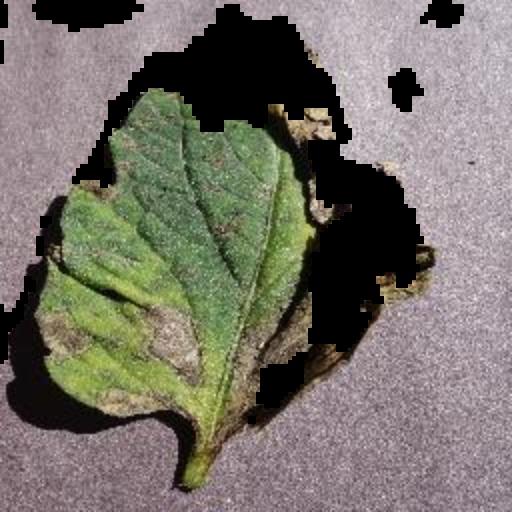
#> input picture tomato-disease-ai/segmented_dataset_v2/train/early_blight/0208ed52-1b28-4c9c-88e3-4667581e1109___RS_Erly.B 7829.JPG, 512 x 512 px; its folder holds only this picture in this run
$ python extract_patches.py
#> lines starting #> are read from the running program, lines starting #| are printed output that depends on the picture
import os
import cv2
import numpy as np
from tqdm import tqdm

# =========================
# PATHS
# =========================
SEG_DATASET = "../segmented_dataset_v2"
PATCH_DATASET = "../patch_dataset"

PATCH_SIZE = 96
PATCHES_PER_IMAGE = 32
MIN_LEAF_RATIO = 0.3
   # % of non-black pixels

# =========================
# PATCH EXTRACTION
# =========================
def extract_patches(image):
    h, w, _ = image.shape
    patches = []

    for _ in range(PATCHES_PER_IMAGE * 3):  # try more, keep best
        if len(patches) >= PATCHES_PER_IMAGE:
            break

        x = np.random.randint(0, w - PATCH_SIZE)
        y = np.random.randint(0, h - PATCH_SIZE)

        patch = image[y:y+PATCH_SIZE, x:x+PATCH_SIZE]

        # Check leaf content (non-black pixels)
        non_black = np.count_nonzero(np.sum(patch, axis=2))
        total = PATCH_SIZE * PATCH_SIZE
        leaf_ratio = non_black / total

        if leaf_ratio >= MIN_LEAF_RATIO:
            patches.append(patch)

    return patches

# =========================
# PROCESS DATASET
# =========================
def process_split(split):
#> called with split = 'train'
    print(f"\nExtracting patches for {split} set...")

    in_root = os.path.join(SEG_DATASET, split)
    out_root = os.path.join(PATCH_DATASET, split)

    os.makedirs(out_root, exist_ok=True)

    for disease in os.listdir(in_root):
        in_dir = os.path.join(in_root, disease)
        out_dir = os.path.join(out_root, disease)
        os.makedirs(out_dir, exist_ok=True)

        for img_name in tqdm(os.listdir(in_dir), desc=disease):
            img_path = os.path.join(in_dir, img_name)
            image = cv2.imread(img_path)
#> image is the input picture: shape (512, 512, 3); mean B, G, R 104, 113, 117.8

            if image is None:
                continue

            patches = extract_patches(image)
#> the loop in extract_patches, `for _ in range(PATCHES_PER_IMAGE * 3):` made 35 passes
#> (non_black, leaf_ratio) on passes 1 to 12: (3372, 0.366), (9216, 1), (4527, 0.491), (8515, 0.924), (9036, 0.98), (4491, 0.487), (6698, 0.727), (8475, 0.92), (9216, 1), (2236, 0.243), (9147, 0.993), (9216, 1)
#> pass 1, in extract_patches, `patch = image[y:y+PATCH_SIZE, x:x+PATCH_SIZE]`:
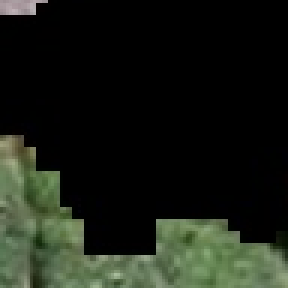
#> patch: shape (96, 96, 3) (shown 3 times larger); mean B, G, R 21.1, 29.9, 24.9
#> pass 2, in extract_patches, `patch = image[y:y+PATCH_SIZE, x:x+PATCH_SIZE]`:
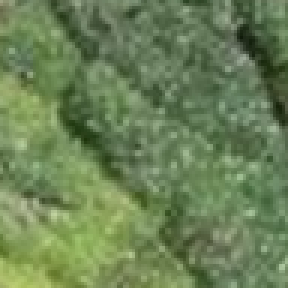
#> patch: shape (96, 96, 3) (shown 3 times larger); mean B, G, R 86.1, 129.6, 107
#> pass 3, in extract_patches, `patch = image[y:y+PATCH_SIZE, x:x+PATCH_SIZE]`:
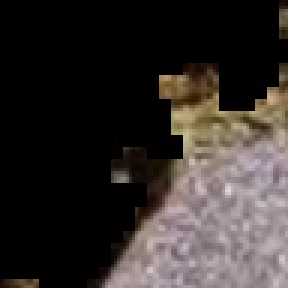
#> patch: shape (96, 96, 3) (shown 3 times larger); mean B, G, R 43.5, 45.8, 51.6
#> after the loop in extract_patches, `for _ in range(PATCHES_PER_IMAGE * 3):`: patches = 32 items
#> patches = 32 items

            base = os.path.splitext(img_name)[0]
            for i, patch in enumerate(patches):
                save_name = f"{base}_patch_{i}.jpg"
                save_path = os.path.join(out_dir, save_name)
                cv2.imwrite(save_path, patch)
#> this loop made 32 passes
#> pass 2 of the loop in process_split, `for disease in os.listdir(in_root):`:
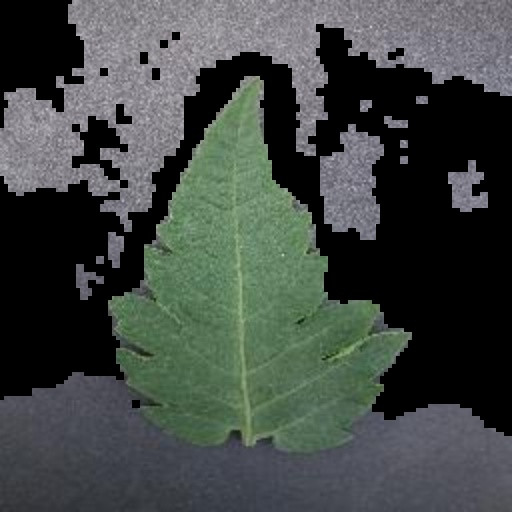
#> input picture tomato-disease-ai/segmented_dataset_v2/train/healthy/2f9e1c60-06fc-41e9-af7d-a91c4a5e9f3d___GH_HL Leaf 504.1.JPG, 512 x 512 px
#> in process_split, image is the input picture: shape (512, 512, 3); mean B, G, R 67.5, 70.9, 64.7
#> the loop in extract_patches (call 2), `for _ in range(PATCHES_PER_IMAGE * 3):` made 38 passes
#> (non_black, leaf_ratio) on passes 1 to 8: (1347, 0.146), (3130, 0.34), (9076, 0.985), (8783, 0.953), (7712, 0.837), (8401, 0.912), (8251, 0.895), (2177, 0.236)
#> pass 1, in extract_patches (call 2), `patch = image[y:y+PATCH_SIZE, x:x+PATCH_SIZE]`:
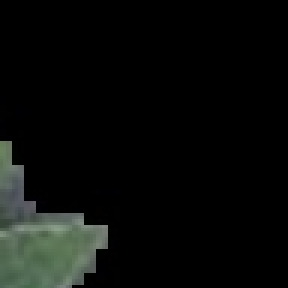
#> patch: shape (96, 96, 3) (shown 3 times larger); mean B, G, R 9.8, 11.6, 9.7
#> pass 3, in extract_patches (call 2), `patch = image[y:y+PATCH_SIZE, x:x+PATCH_SIZE]`:
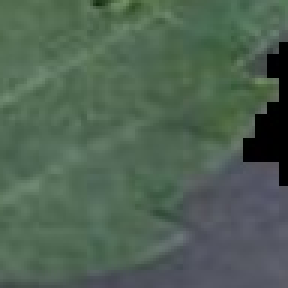
#> patch: shape (96, 96, 3) (shown 3 times larger); mean B, G, R 82.8, 98.5, 78.7
#> the loop in process_split, `for i, patch in enumerate(patches):` made 32 passes

# =========================
# RUN
# =========================
if __name__ == "__main__":
    process_split("train")
    process_split("val")
#> (the run stopped early here; a loop or call above may not have finished)
